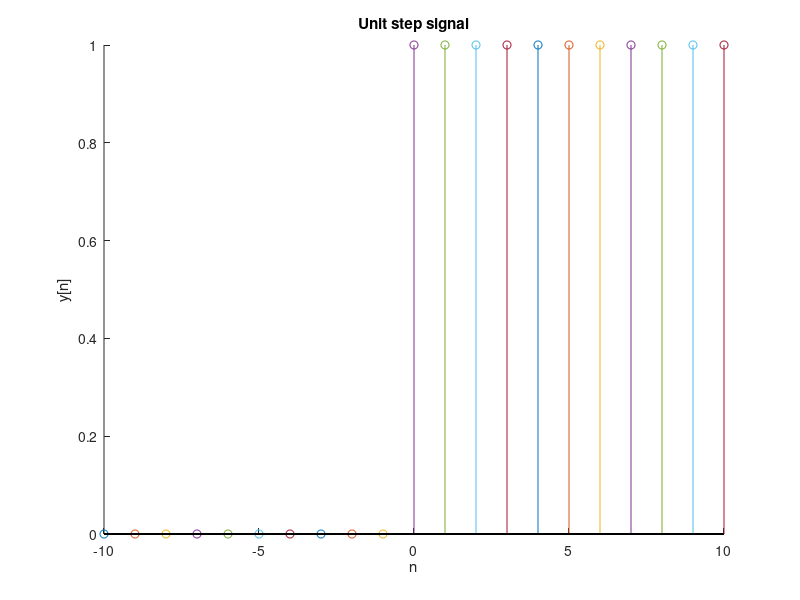

Write MATLAB code to recreate this figure.
hold on

for n=-10:10
	if(n<0)
		stem(n,0)
	else 
		stem(n,1)
	end
end 

title('Unit step signal')
xlabel('n')
ylabel('y[n]')
hold off 
